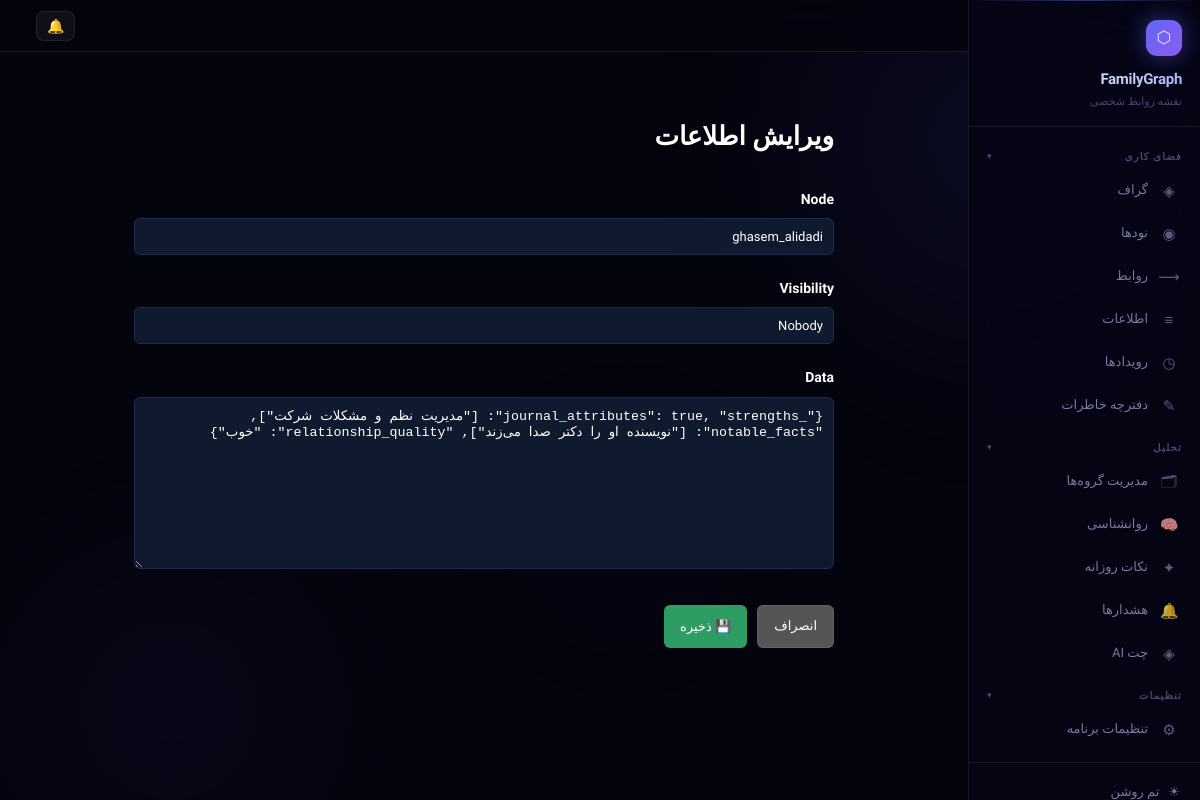
The page /informations/2/update/ on the database its author committed.
### main/models.py (models this page shows, shortened)
class Information(models.Model):
    VISIBILITY_CHOICES = [
        ('public', 'Everyone can see'),
        ('shared', 'Someone can see'),
        ('private', 'Nobody'),
    ]
    node = models.ForeignKey(
        Node,
        on_delete=models.PROTECT,
        related_name='informations'
    )
    visibility = models.CharField(
        max_length=10,
        choices=VISIBILITY_CHOICES,
        default='private'
    )
    data = models.JSONField(blank=True, null=True)

### main/views.py (the view)
# urls.py: path('informations/<int:pk>/update/', InformationUpdateView.as_view(), name='information_update'),
class InformationUpdateView(UpdateView):
    model = Information
    fields = ['node', 'visibility', 'data']
    template_name = 'informations/information_form.html'
    success_url = reverse_lazy('information_list')
    def get_context_data(self, **kwargs):
        context = super().get_context_data(**kwargs)
        context['title'] = f'ویرایش اطلاعات #{self.object.id}'
        return context

### main/models.py (called while the page is built)
    def __str__(self):
        return self.username or f"Node {self.pk}"

### templates/informations/information_form.html (shortened to what this page needs)
{% extends "base.html" %}
{% block content %}
<div class="container">
	<h2 class="title">
		{% if object %}
			ویرایش اطلاعات
		{% else %}
			ایجاد اطلاعات جدید
		{% endif %}
	</h2>
	<form method="post">
		{% for field in form %}
			<div class="form-group">
				<label class="label">
					{{ field.label }}
				</label>
				<div class="input">
					{{ field }}
				</div>
			</div>
		{% endfor %}
		<div class="actions">
			<a
				href="{% url 'information_list' %}"
				class="btn cancel"
			>
				انصراف
			</a>
			<button
				type="submit"
				class="btn save"
			>
				💾 ذخیره
			</button>
		</div>
	</form>
</div>
{% endblock %}

### templates/informations/information_form.html (style rules this page uses)
.container { width:90%; max-width:700px; margin:auto; margin-top:40px; color:white; }
.title { font-size:26px; margin-bottom:30px; }
.form-group { margin-bottom:22px; }
.label { display:block; margin-bottom:8px; font-weight:bold; }
.input input, .input select, .input textarea { width:100%; padding:10px; background:#0f1a2e; border:1px solid #1d2c4d; color:white; border-radius:6px; }
.input textarea { min-height:120px; }
.actions { display:flex; gap:10px; margin-top:30px; }
.btn { padding:10px 16px; border-radius:6px; text-decoration:none; color:white; }
.save { background:#2e9d63; border:none; }
.cancel { background:#555; }

### rows shown on the page
Information: form "ghasem_alidadi" "Nobody" "{\"_journal_attributes\": true, \"strengths\": [\"مدیریت نظم و مشکلات شرکت\"], \"notable_facts\": [\"نویسنده او را دکتر صدا می‌زند\"], \"relationship_quality\": \"خوب\"}"

### other values the page prints
{{ field.label }} "Node" "Visibility" "Data"
